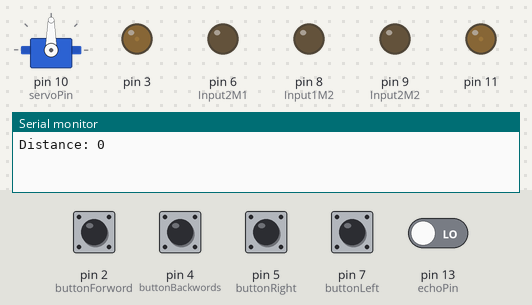
Bench run of a sketch on a simulated Arduino Uno, built with avr-gcc and run on an emulated ATmega328P. Shown: servo, output pins drawn as LEDs (lit = HIGH), the last lines printed to the serial monitor. Inputs (shaded band) come from the test bench; at power-on: pin 2 (buttonForword), pin 4 (buttonBackwords), pin 5 (buttonRight), pin 7 (buttonLeft), pin 13 (echoPin) LOW. Pins used as bus, display or sensor lines are not drawn.

Above: at 1.2 s.
1.3 s: pin 2 (buttonForword) pulled HIGH for 0.15 s
At 1.37 s:
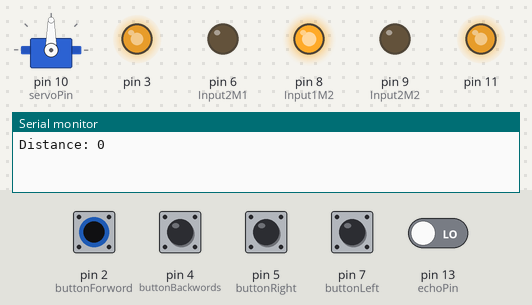
2.9 s: pin 4 (buttonBackwords) pulled HIGH for 0.15 s
At 2.97 s:
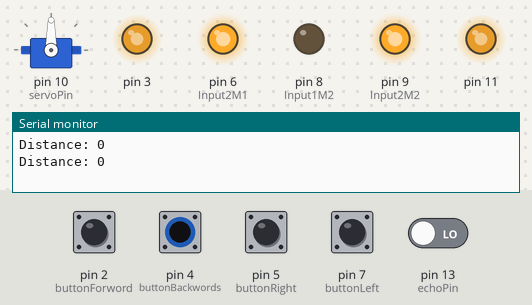
4.5 s: pin 5 (buttonRight) pulled HIGH for 0.15 s
At 4.57 s:
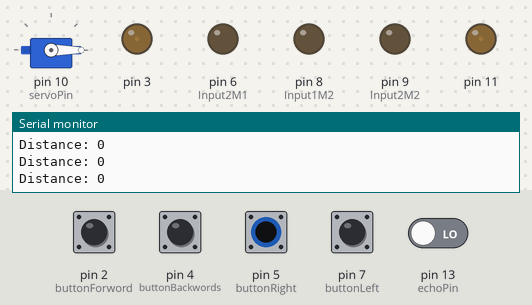
6.1 s: pin 7 (buttonLeft) pulled HIGH for 0.15 s
At 6.17 s:
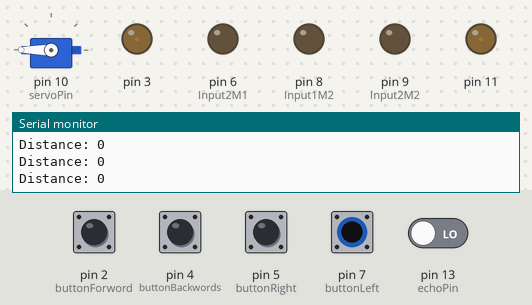
Timing chart, 0 to 8.7 s (numbered marks = the images above; inputs shaded):
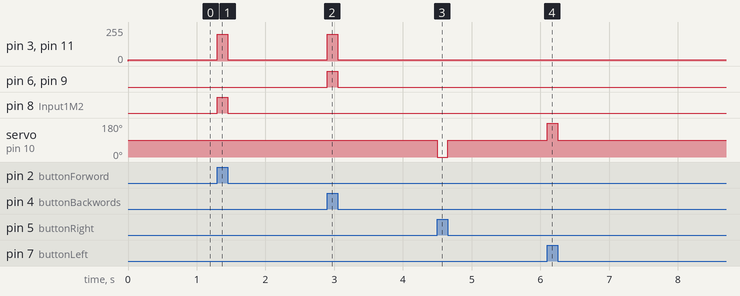

The sketch:

masinuta_jucarie_directie_controler_motor.ino
```cpp
#include <Servo.h>
#define buttonForword 2
#define buttonBackwords 4
#define buttonLeft 7
#define buttonRight 5
#define Input1M1 1
#define Input2M1 6
#define Input1M2 0
#define Input2M2 1
#define Motor1EN 3
#define Motor2EN 3
#define ADC_VREF_TYPE ((1<<REFS0)|(0<<ADLAR))

const int trigPin = 12;
const int echoPin = 13;
float stepADC = 5.0 / 1024.0;
Servo Servo1;
int servoPin = 10;
int angleServo=90;
long duration;
int distance;

void setup() {
  Servo1.attach(servoPin);
  initializareADC();
  // Set motor control pins as output
  DDRD |= (1 << Input1M1) | (1 << Input2M1) | (1 << Motor1EN);
  PORTD &= ~((1 << Input1M1) | (1 << Input2M1));  // Ensure motors are off initially

  DDRB |= (1 << Input1M2) | (1 << Input2M2) | (1 << Motor2EN)|(1<<trigPin)|(0<<echoPin);
  PORTB &= ~((1 << Input1M2) | (1 << Input2M2));  // Ensure motors are off initially

  // Configure Timer/Counter2 for PWM
  TCCR2A = _BV(COM2A1) | _BV(COM2B1) | _BV(WGM21) | _BV(WGM20);
  TCCR2B = _BV(CS22);
  OCR2A = 10;
  OCR2B = 10;
  Serial.begin(9600);

  // Enable pin change interrupt for PCINT2 (Port D)
  PCICR |= _BV(PCIE2);
  PCMSK2 |= _BV(buttonForword) | _BV(buttonBackwords) | _BV(buttonLeft) | _BV(buttonRight);
  Servo1.write(angleServo);
}

void resetMotors() {
  PORTD &= ~((1 << Input1M1) | (1 << Input2M1));
  PORTB &= ~((1 << Input1M2) | (1 << Input2M2));
}

void loop() {
  digitalWrite(trigPin, LOW);
  delayMicroseconds(2);
  // Sets the trigPin on HIGH state for 10 micro seconds
  digitalWrite(trigPin, HIGH);
  delayMicroseconds(10);
  digitalWrite(trigPin, LOW);
  // Reads the echoPin, returns the sound wave travel time in microseconds
  duration = pulseIn(echoPin, HIGH);
  // Calculating the distance
  distance = duration * 0.034 / 2;
  // Prints the distance on the Serial Monitor
  Serial.print("Distance: ");
  Serial.println(distance);

}

ISR(PCINT2_vect) {
  if (PIND & (1 << buttonForword)) {
    resetMotors();
    PORTD |= (1 << Input1M1);
    PORTB |= (1 << Input1M2);
    OCR2A = 200;
    OCR2B = 200;
  } else if (PIND & (1 << buttonBackwords)) {
    resetMotors();
    PORTD |= (1 << Input2M1);
    PORTB |= (1 << Input2M2);
    OCR2A = 200;
    OCR2B = 200;
  } else if(PIND & (1 << buttonLeft)){
    angleServo=180;//problem
    Servo1.write(angleServo);
  } else if(PIND & (1 << buttonRight)){
    angleServo=0;
    Servo1.write(angleServo);
  }else {
    resetMotors();
    angleServo=90;
    Servo1.write(angleServo);
    OCR2A = 10;
    OCR2B = 10;
  }
}

unsigned int citesteADC(unsigned char adc_input) {
  ADMUX = adc_input | ADC_VREF_TYPE;
  delayMicroseconds(10);
  ADCSRA |= (1 << ADSC);
  while (ADCSRA & (1 << ADSC)) {} // Wait for conversion to complete
  return ADCW;
}

void initializareADC() {
  DIDR0 = 0x00; // Disable digital inputs on ADC pins
  ADMUX = ADC_VREF_TYPE;
  ADCSRA = (1 << ADEN) | (1 << ADPS2) | (1 << ADPS1) | (1 << ADPS0); // Enable ADC, prescaler 128
}
```

Measured:
- after the input at 1.3 s, pin 3, pin 11: 10/255 → 200/255 at once, → 10/255 0.15 s later; pin 8 (Input1M2): LOW → HIGH at once, → LOW 0.15 s later
- after the input at 2.9 s, pin 3, pin 11: 10/255 → 200/255 at once, → 10/255 0.15 s later; pin 6 (Input2M1), pin 9 (Input2M2): LOW → HIGH at once, → LOW 0.15 s later
- after the input at 4.5 s, servo on pin 10 (servoPin): 90° → 0° at once, → 90° 0.15 s later
- after the input at 6.1 s, servo on pin 10 (servoPin): 90° → 180° at once, → 90° 0.15 s later
